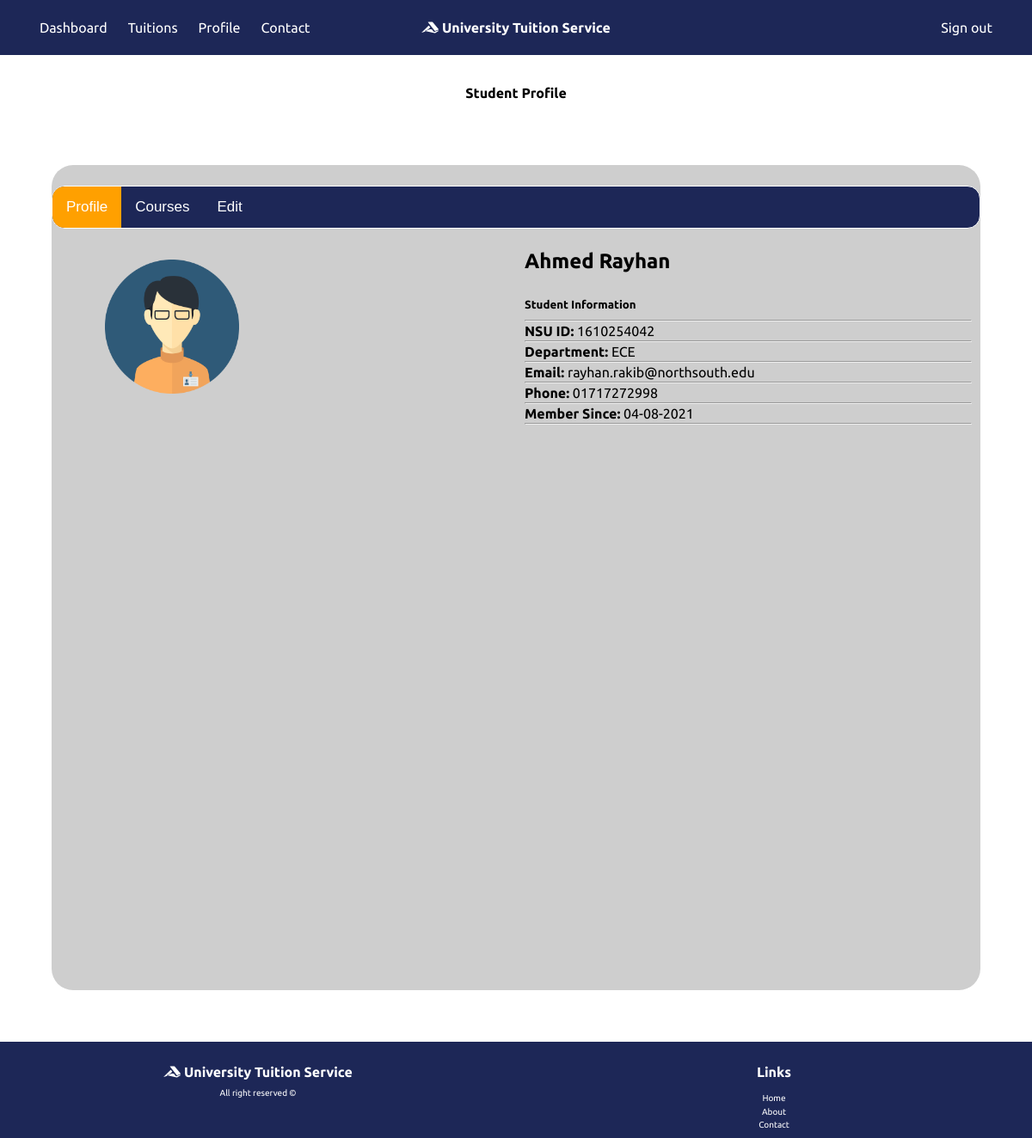
Screenshot of /student/profile.php (signed in) with the database file from the repository.
### tables this page shows
CREATE TABLE `students` (
  `id` int(11) NOT NULL,
  `name` varchar(200) NOT NULL,
  `email` varchar(50) NOT NULL,
  `password` varchar(32) NOT NULL,
  `phone` varchar(15) NOT NULL,
  `gender` varchar(15) NOT NULL,
  `department` varchar(30) NOT NULL,
  `nsu_id` varchar(10) NOT NULL,
  `member_since` text DEFAULT NULL
);

### student/profile.php (the view, shortened to what this page needs)
<?php
include('../controllers/AddStudent.php');
?>
<!DOCTYPE html>
<html lang="en">
<head>
    <link rel="stylesheet" href="../css/style.css" />
</head>
<body>
    <header class="site-header">
        <div class="wrapper site-header__wrapper">
            <div class="site-header__start">
                <a href="/" class="brand"><i class="fab fa-accusoft"></i> University Tuition Service</a>
            </div>
            <div class="site-header__middle">
                <nav class="nav">
                    <ul class="nav__wrapper">
                        <li class="nav__item"><a href="dashboard.php">Dashboard</a></li>
                        <li class="nav__item"><a href="tuitions.php">Tuitions</a></li>
                        <li class="nav__item"><a href="profile.php">Profile</a></li>
                        <li class="nav__item"><a href="../contact.html">Contact</a></li>
                    </ul>
                </nav>
            </div>
            <div class="site-header__end">
                <a href="../controllers/StudentSignout.php">Sign out</a>
            </div>
        </div>
    </header>
    <h4 class="text-center pt-3">Student Profile</h4>
    <br>
    <div class="profile-container">
        <div class="tab">
            <button class="tablinks active" onclick="openTab(event, 'Profile')">Profile</button>
            <button class="tablinks" onclick="openTab(event, 'Courses')">Courses</button>
            <button class="tablinks" onclick="openTab(event, 'Edit')">Edit</button>
        </div>
        <div id="Profile" class="row tabcontent">
            <div class="column">
                <img class="student_img" src="../img/student.png" alt="">
            </div>
            <div class="column profile">
                <?php
                $id = $_SESSION['student']['id'];
                $query = ("SELECT * FROM students where id =  $id");
                if ($result = $conn->query($query)) {
                    while ($row = $result->fetch_assoc()) {
                        $name         = $row["name"];
                        $email        = $row["email"];
                        $phone        = $row["phone"];
                        $department   = $row["department"];
                        $nsu_id       = $row["nsu_id"];
                        $member_since = $row["member_since"];
                    }
                    echo '<br><h2>' . $name . '</h2><br><br>';
                    echo '<h5 class="mb-2">Student Information</h5>
                <hr>';
                    echo '<span><b>NSU ID:</b>
                    ' . $nsu_id . '</span>
                <hr>';
                    echo '<span><b>Department:</b>
                    ' . $department . '</span>
                <hr>';
                    echo '<span><b>Email:</b>
                    ' . $email . '</span>
                <hr>';
                    echo '<span><b>Phone:</b>
                    ' . $phone . '</span>
                <hr>';
                    echo '<span><b>Member Since:</b>
                    ' . $member_since . '</span>';
                }
                ?>
                <hr>
            </div>
        </div>
    </div>
    <div class="footer">
        <div class="row">
            <div class="column">
                <h4><i class="fab fa-accusoft"></i> University Tuition Service</h4>
                <p class="small">All right reserved ©</p>
            </div>
            <div class="column">
                <h4>Links</h4>
                <div class="small">
                    <ul>
                        <li><a href="">Home</a></li>
                        <li><a href="">About</a></li>
                        <li><a href="">Contact</a></li>
                    </ul>
                </div>
            </div>
        </div>
    </div>
</body>
</html>

### css/style.css (style rules this page uses)
html, body, div, span, h1, h2, h3, h4, h5, h6, p, a, img, i, center, dl, dt, dd, ol, ul, li, fieldset, form, label, table, caption, tbody, tfoot, thead, tr, th, td, footer, header, menu, nav, section, video { margin: 0; padding: 0; border: 0; vertical-align: baseline; }
footer, header, hgroup, menu, nav, section { display: block; }
body { font-family: 'Ubuntu', sans-serif; line-height: 1; }
ol, ul { list-style: none; }
.wrapper { max-width: 1140px; padding-left: 1rem; padding-right: 1rem; margin-left: auto; margin-right: auto; }
*, *:before, *:after { box-sizing: border-box; }
html { -webkit-font-smoothing: antialiased; -moz-osx-font-smoothing: grayscale; }
.brand { font-weight: bold; font-size: 16px; color:white; }
.site-header { position: relative; background-color: #1d2757; }
.site-header__wrapper { display: flex; justify-content: space-between; align-items: center; padding-top: 1rem; padding-bottom: 1rem; }
@media (min-width: 660px) { .site-header__wrapper { padding-top: 0; padding-bottom: 0; } }
@media (min-width: 660px) { .site-header__wrapper > * { flex: 1; } }
@media (min-width: 660px) { .site-header__start { text-align: center; } }
@media (min-width: 660px) { .site-header__middle { order: -1; } }
@media (min-width: 660px) { .site-header__end { display: flex; justify-content: flex-end; } }
@media (min-width: 660px) { .nav__wrapper { display: flex; } }
.nav__item:not(:last-child) { margin-right: 1.5rem; }
.nav__item a { display: block; padding: 1.5rem 1rem; }
@media (min-width: 660px) { .nav__item a { padding-left: 0; padding-right: 0; } }
hr { margin:0px; }
.mb-2 { margin-bottom: 2%; }
.profile hr { margin-top: 3px!important; margin-bottom: 3px!important; }
.student_img { margin-top: 5%; max-width: 30%; margin-left: 10%; }
a { text-decoration: none; color: rgb(255, 255, 255); }
.text-center { text-align: center; }
.column { float: left; width: 50%; padding: 10px; }
.column p { margin-top: 2%; }
.column h4 { padding-top: 3%; }
.small { font-size: 10px; }
.column ul { margin-top: 2%; }
.column ul li { padding-top: 1%; }
.row:after { content: ""; display: table; clear: both; }
.pt-3 { padding-top: 3%; }
.footer { left: 0; bottom: 0; width: 100%; background-color: #1d2757; color: white; text-align: center; }
.profile-container { background-color: rgb(206, 206, 206); height: 120vh; margin: 5%; border-radius: 25px; padding-top: 2%; }
.tab { overflow: hidden; border: 1px solid rgb(255, 255, 255); background-color: #1d2757; border-radius: 15px; }
.tab button { background-color: inherit; float: left; border: none; outline: none; cursor: pointer; padding: 14px 16px; transition: 0.3s; font-size: 17px; color:white; }
.tab button.active { background-color: #FFA000; }

### rows the page displays
students: name "Ahmed Rayhan", nsu "1610254042", department "ECE", email "rayhan.rakib@northsouth.edu", phone "01717272998", member_since "04-08-2021"
